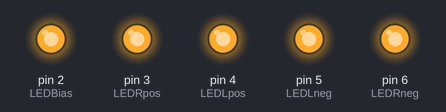
Simulated run of this sketch. Board: Arduino Uno, built with avr-gcc and run on an emulated ATmega328P. Shown: output pins drawn as LEDs (lit = HIGH).

Above: at 0.1 s.
Timing chart, 0 to 1.6 s (numbered marks = the images above):
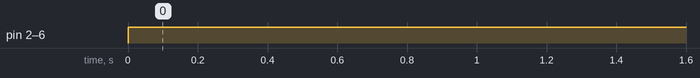

Measured:
- by itself, pin 2 (LEDBias), pin 3 (LEDRpos), pin 4 (LEDLpos), pin 5 (LEDLneg), pin 6 (LEDRneg): LOW → HIGH at 0.00 s

The sketch:

duinotest.ino
```cpp
const int LEDBias = 2;
const int LEDRpos = 3;
const int LEDLpos = 4;
const int LEDLneg = 5;
const int LEDRneg = 6;


void setup() {


  pinMode(LEDBias, OUTPUT);
  pinMode(LEDRpos, OUTPUT);
  pinMode(LEDLpos, OUTPUT);
  pinMode(LEDLneg, OUTPUT);
  pinMode(LEDRneg, OUTPUT);


}

void loop() {

digitalWrite(LEDBias,HIGH);

digitalWrite(LEDRpos,HIGH);

digitalWrite(LEDLpos,HIGH);

digitalWrite(LEDLneg,HIGH);

digitalWrite(LEDRneg,HIGH);

}
```
